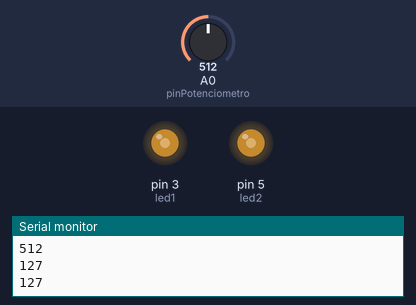
Bench run of a sketch on a simulated Arduino Uno, built with avr-gcc and run on an emulated ATmega328P. Parts: output pins drawn as LEDs (lit = HIGH), the last lines printed to the serial monitor. Inputs (shaded band) come from the test bench; at power-on: A0 (pinPotenciometro) = 512.

Above: at 1.2 s.
1.3 s: A0 (pinPotenciometro) set to 716
At 2.4 s:
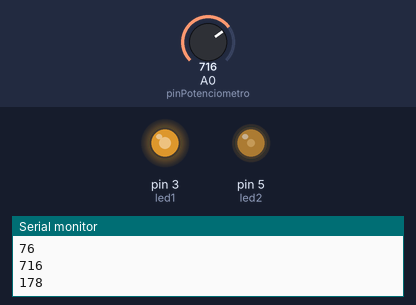
2.8 s: A0 (pinPotenciometro) set to 900
At 3.5 s:
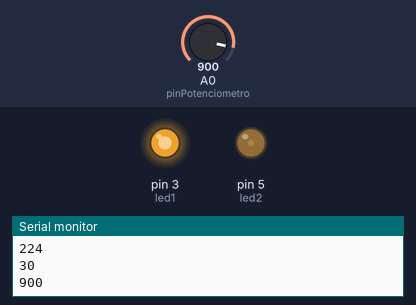
4.3 s: A0 (pinPotenciometro) set to 1023
At 4.6 s:
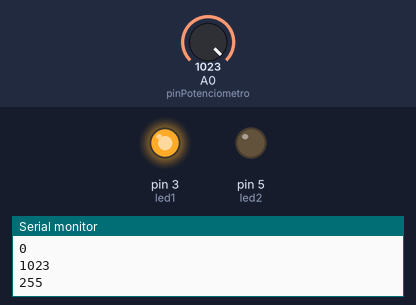
5.8 s: A0 (pinPotenciometro) set to 306
At 7.0 s:
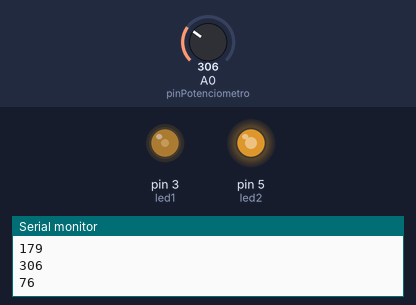
7.3 s: A0 (pinPotenciometro) set to 122
At 8.1 s:
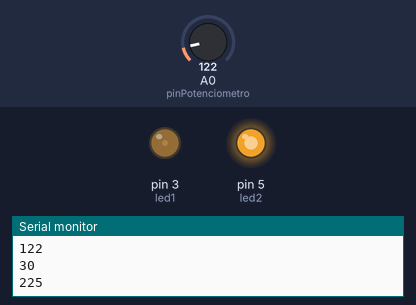
Timing chart, 0 to 9.8 s (numbered marks = the images above; inputs shaded):
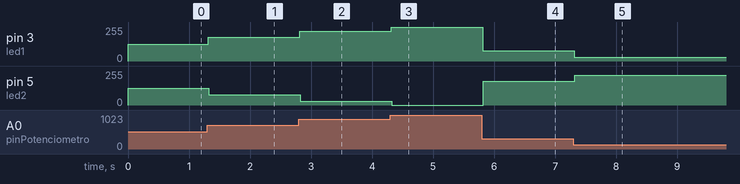

The sketch:

yuri.ino
```cpp
#define led1 3 // porta PWM
#define led2 5
#define pinPotenciometro  A0//
int valordopotenciomentro,valorLed1,valorLed2;

void setup() {
  pinMode(led1, OUTPUT);
  pinMode(led2, OUTPUT);
  pinMode (pinPotenciometro, INPUT);
  Serial.begin(9600);
}
void loop() {
  valordopotenciomentro = analogRead(pinPotenciometro); // leitura do pot
  Serial.println ( valordopotenciomentro); //imprimo na serial o valor de pot
  valorLed1  = map (valordopotenciomentro, 0, 1023, 0, 255); // regra de 3 (map)
  Serial.println (valorLed1);//imprimo na serial o novo valor de pot depois do map
  analogWrite(led1, valorLed1);//ligo o led com o novo valor de pot depois do map


  valorLed2  = map (valordopotenciomentro, 0, 1020, 255, 0); // regra de 3 (map)
  Serial.println ( valorLed2);//imprimo na serial o novo valor de pot depois do map
  analogWrite(led2, valorLed2);//ligo o led com o novo valor de pot depois do map


}
```

Measured:
- after the input at 1.3 s, pin 3 (led1): 127/255 → 178/255 at once; pin 5 (led2): 127/255 → 76/255 at once
- after the input at 2.8 s, pin 3 (led1): 178/255 → 224/255 at once; pin 5 (led2): 76/255 → 30/255 at once
- after the input at 4.3 s, pin 3 (led1): 224/255 → 255/255 at once; pin 5 (led2): 30/255 → 0/255 at once
- after the input at 5.8 s, pin 3 (led1): 255/255 → 76/255 at once; pin 5 (led2): 0/255 → 179/255 at once
- after the input at 7.3 s, pin 3 (led1): 76/255 → 30/255 at once; pin 5 (led2): 179/255 → 225/255 at once
